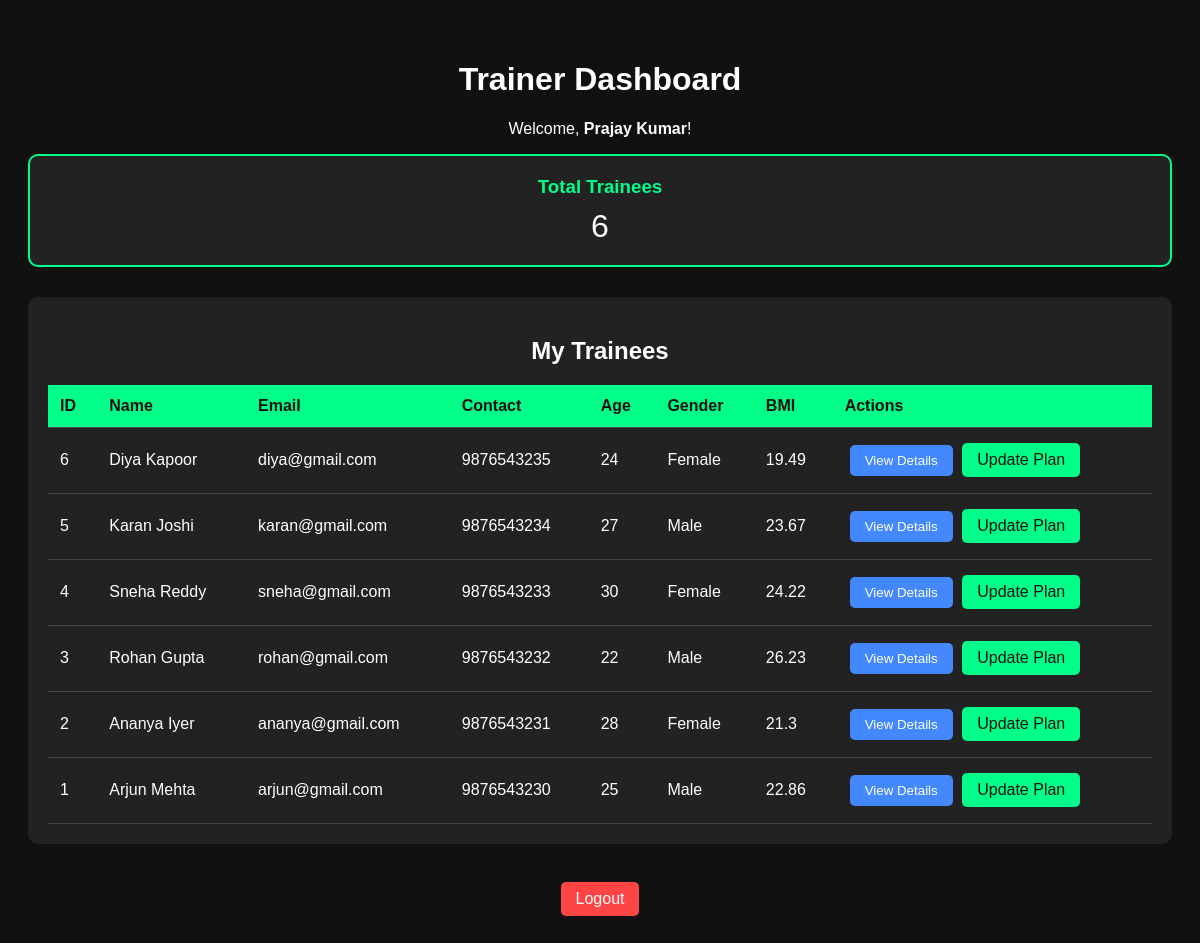
The page /trainer/dashboard.php (signed in) on the database its author committed.
### tables this page shows
CREATE TABLE trainees (
  trainee_id INT AUTO_INCREMENT PRIMARY KEY,
  name VARCHAR(50),
  gender VARCHAR(10),
  email VARCHAR(100),
  contact_number VARCHAR(15),
  age INT,
  height FLOAT,
  weight FLOAT,
  training_plan TEXT,
  password VARCHAR(255)
);

### trainer/dashboard.php (the view, shortened to what this page needs)
<?php
include '../db.php';
$trainer_name = $_SESSION['trainer_name'];
$trainees_query = "SELECT * FROM trainees ORDER BY trainee_id DESC";
$trainees_result = mysqli_query($conn, $trainees_query);
$total_trainees = mysqli_num_rows($trainees_result);
?>
<!DOCTYPE html>
<html>
<head>
  <link rel="stylesheet" href="../style.css">
</head>
<body>
  <div class="dashboard-container">
    <h1>Trainer Dashboard</h1>
    <p>Welcome, <strong><?php echo $trainer_name; ?></strong>!</p>
    <div class="stats">
      <div class="stat-card">
        <h3>Total Trainees</h3>
        <p><?php echo $total_trainees; ?></p>
      </div>
    </div>
    <div class="section">
      <h2>My Trainees</h2>
      <table>
        <tr>
          <th>ID</th>
          <th>Name</th>
          <th>Email</th>
          <th>Contact</th>
          <th>Age</th>
          <th>Gender</th>
          <th>BMI</th>
          <th>Actions</th>
        </tr>
        <?php
        mysqli_data_seek($trainees_result, 0);
        while($trainee = mysqli_fetch_assoc($trainees_result)):
          $bmi = 0;
          if ($trainee['height'] > 0) {
            $height_m = $trainee['height'] / 100;
            $bmi = round($trainee['weight'] / ($height_m * $height_m), 2);
          }
        ?>
        <tr>
          <td><?php echo $trainee['trainee_id']; ?></td>
          <td><?php echo $trainee['name']; ?></td>
          <td><?php echo $trainee['email']; ?></td>
          <td><?php echo $trainee['contact_number']; ?></td>
          <td><?php echo $trainee['age']; ?></td>
          <td><?php echo $trainee['gender']; ?></td>
          <td><?php echo $bmi; ?></td>
          <td>
            <button class="btn btn-info" onclick="viewDetails(<?php echo htmlspecialchars(json_encode($trainee)); ?>, <?php echo $bmi; ?>)">View Details</button>
            <a href="update_plan.php?id=<?php echo $trainee['trainee_id']; ?>" class="btn">Update Plan</a>
          </td>
        </tr>
        <?php endwhile; ?>
      </table>
    </div>
    <br>
    <a href="logout.php" class="btn btn-danger">Logout</a>
  </div>
</body>
</html>

### style.css (style rules this page uses)
body { font-family: Arial, sans-serif; text-align: center; background: #111; color: #fff; }
input, button { padding: 10px; margin: 5px; border-radius: 5px; border: none; }
button { background: #00ff88; cursor: pointer; }
a { color: #00ff88; text-decoration: none; }

### trainer/dashboard.php (style rules this page uses)
.dashboard-container { max-width: 1200px; margin: 20px auto; padding: 20px; }
.stats { display: flex; gap: 20px; margin-bottom: 30px; flex-wrap: wrap; }
.stat-card { flex: 1; min-width: 200px; background: #222; padding: 20px; border-radius: 10px; border: 2px solid #00ff88; }
.stat-card h3 { color: #00ff88; margin: 0; }
.stat-card p { font-size: 32px; margin: 10px 0 0 0; }
.section { background: #222; padding: 20px; border-radius: 10px; margin-bottom: 20px; }
table { width: 100%; border-collapse: collapse; margin-top: 15px; }
th, td { padding: 12px; text-align: left; border-bottom: 1px solid #444; }
th { background: #00ff88; color: #111; }
.btn { padding: 8px 15px; background: #00ff88; color: #111; border: none; border-radius: 5px; cursor: pointer; text-decoration: none; display: inline-block; }
.btn-info { background: #4488ff; color: #fff; }
.btn-danger { background: #ff4444; color: #fff; }

### rows shown on the page
trainees: trainee_id "6", name "Diya Kapoor", email "diya@gmail.com", contact_number "9876543235", age "24", gender "Female", bmi "19.49"
trainees: trainee_id "5", name "Karan Joshi", email "karan@gmail.com", contact_number "9876543234", age "27", gender "Male", bmi "23.67"
trainees: trainee_id "4", name "Sneha Reddy", email "sneha@gmail.com", contact_number "9876543233", age "30", gender "Female", bmi "24.22"
trainees: trainee_id "3", name "Rohan Gupta", email "rohan@gmail.com", contact_number "9876543232", age "22", gender "Male", bmi "26.23"
trainees: trainee_id "2", name "Ananya Iyer", email "ananya@gmail.com", contact_number "9876543231", age "28", gender "Female", bmi "21.3"
trainees: trainee_id "1", name "Arjun Mehta", email "arjun@gmail.com", contact_number "9876543230", age "25", gender "Male", bmi "22.86"

### other values the page prints
$trainer_name "Prajay Kumar"
$total_trainees "6"
